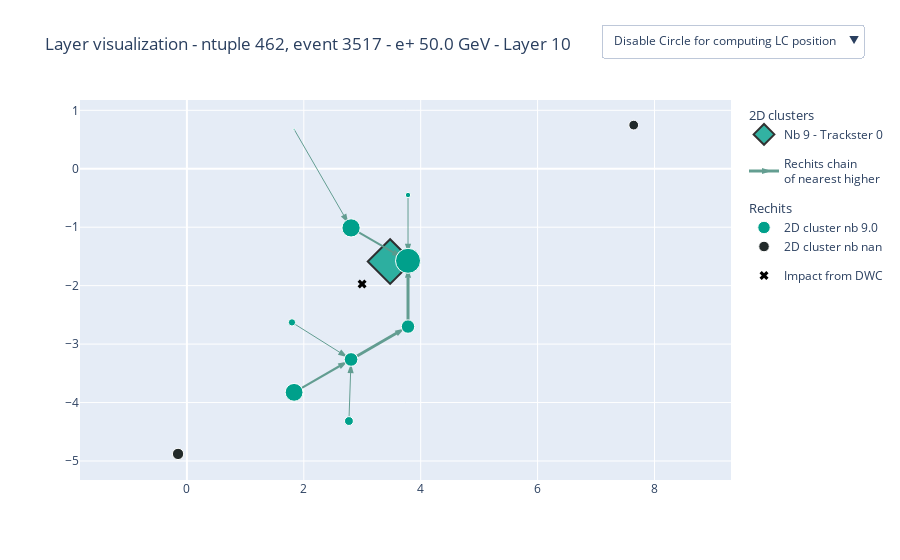

The cell this chart's notebook holds for it:
### Code cell
makePlotLayer(disp.currentEvent, 10)

### Figure 1 — Plotly figure (JSON) as saved in the notebook; plotly's stock layout.template omitted (floating-point values rounded to 4 significant figures)
{"data": [{"customdata": [[0.3772, 2.337, 0.4477, "Follower"]], "hovertemplate": "2D cluster : %{customdata[3]}<br>Energy: %{customdata[0]:.2g} GeV<br>Rho: %{customdata[1]:.2g} GeV<br>Delta: %{customdata[2]:.2g} cm<br>Size: %{marker.size}", "legendgroup": "cluster2D", "legendgrouptitle": {"text": "2D clusters"}, "marker": {"color": "#00A08B", "line": {"color": "black", "width": 2}, "size": 34.43, "symbol": "diamond"}, "mode": "markers", "name": "Nb 9 - Trackster 0", "opacity": 0.8, "type": "scatter", "x": [3.477], "y": [-1.588]}, {"hoverinfo": "skip", "legendgroup": "rechits_chain", "line": {"width": 3.01}, "marker": {"angleref": "previous", "color": "#5c998c", "size": 10, "standoff": 7.5, "symbol": "arrow"}, "mode": "markers+lines", "name": "Rechits chain<br>of nearest higher", "opacity": 0.95, "showlegend": true, "type": "scatter", "x": [3.783, 3.783], "y": [-2.7, -1.575]}, {"hoverinfo": "skip", "legendgroup": "rechits_chain", "line": {"width": 1}, "marker": {"angleref": "previous", "color": "#5c998c", "size": 10, "standoff": 7.5, "symbol": "arrow"}, "mode": "markers+lines", "name": "Rechits chain<br>of nearest higher", "opacity": 0.95, "showlegend": false, "type": "scatter", "x": [3.783, 3.783], "y": [-0.4496, -1.575]}, {"hoverinfo": "skip", "legendgroup": "rechits_chain", "line": {"width": 2.812}, "marker": {"angleref": "previous", "color": "#5c998c", "size": 10, "standoff": 4.026, "symbol": "arrow"}, "mode": "markers+lines", "name": "Rechits chain<br>of nearest higher", "opacity": 0.95, "showlegend": false, "type": "scatter", "x": [2.809, 3.783], "y": [-3.263, -2.7]}, {"hoverinfo": "skip", "legendgroup": "rechits_chain", "line": {"width": 1.957}, "marker": {"angleref": "previous", "color": "#5c998c", "size": 10, "standoff": 7.5, "symbol": "arrow"}, "mode": "markers+lines", "name": "Rechits chain<br>of nearest higher", "opacity": 0.95, "showlegend": false, "type": "scatter", "x": [2.809, 3.783], "y": [-1.012, -1.575]}, {"hoverinfo": "skip", "legendgroup": "rechits_chain", "line": {"width": 2.154}, "marker": {"angleref": "previous", "color": "#5c998c", "size": 10, "standoff": 4.092, "symbol": "arrow"}, "mode": "markers+lines", "name": "Rechits chain<br>of nearest higher", "opacity": 0.95, "showlegend": false, "type": "scatter", "x": [1.834, 2.809], "y": [-3.825, -3.263]}, {"hoverinfo": "skip", "legendgroup": "rechits_chain", "line": {"width": 1}, "marker": {"angleref": "previous", "color": "#5c998c", "size": 10, "standoff": 5.474, "symbol": "arrow"}, "mode": "markers+lines", "name": "Rechits chain<br>of nearest higher", "opacity": 0.95, "showlegend": false, "type": "scatter", "x": [1.834, 2.809], "y": [0.6754, -1.012]}, {"hoverinfo": "skip", "legendgroup": "rechits_chain", "line": {"width": 1}, "marker": {"angleref": "previous", "color": "#5c998c", "size": 10, "standoff": 4.092, "symbol": "arrow"}, "mode": "markers+lines", "name": "Rechits chain<br>of nearest higher", "opacity": 0.95, "showlegend": false, "type": "scatter", "x": [1.798, 2.809], "y": [-2.629, -3.263]}, {"hoverinfo": "skip", "legendgroup": "rechits_chain", "line": {"width": 1}, "marker": {"angleref": "previous", "color": "#5c998c", "size": 10, "standoff": 4.092, "symbol": "arrow"}, "mode": "markers+lines", "name": "Rechits chain<br>of nearest higher", "opacity": 0.95, "showlegend": false, "type": "scatter", "x": [2.772, 2.809], "y": [-4.316, -3.263]}, {"customdata": [["0.036475454", "0.113467254", "1.1252532", "Follower"], ["0.01631934", "0.10428044", "1.1252441", "Follower"], ["0.11669415", "0.17270556", "3.4028235e+38", "Seed"], ["0.03728946", "0.10530902", "1.1252294", "Follower"], ["0.059228048", "0.12573479", "1.125173", "Follower"], ["0.05673036", "0.09679174", "1.1252418", "Follower"], ["0.011587201", "0.011587201", "1.9488729", "Follower"], ["0.019716583", "0.06672649", "1.1933961", "Follower"], ["0.023116717", "0.07012662", "1.0543356", "Follower"]], "hovertemplate": "Rechit : %{customdata[3]}<br>Energy: %{customdata[0]:.2g} GeV<br>Rho: %{customdata[1]:.2g} GeV<br>Delta: %{customdata[2]:.2g} cm", "legendgroup": "rechits", "legendgrouptitle": {"text": "Rechits"}, "marker": {"color": "#00A08B", "opacity": 1, "size": [13.42, 5.41, 25, 13.64, 18.25, 17.82, 2.0, 7.293, 8.878], "symbol": "circle"}, "mode": "markers", "name": "2D cluster nb 9.0", "type": "scatter", "x": [3.783, 3.783, 3.783, 2.809, 2.809, 1.834, 1.834, 1.798, 2.772], "y": [-2.7, -0.4496, -1.575, -3.263, -1.012, -3.825, 0.6754, -2.629, -4.316]}, {"customdata": [["0.029496484", "0.029496484", "2.2478552", "Masked cluster seed"], ["0.0252492", "0.0252492", "3.4028235e+38", "Masked cluster seed"]], "hovertemplate": "Rechit : %{customdata[3]}<br>Energy: %{customdata[0]:.2g} GeV<br>Rho: %{customdata[1]:.2g} GeV<br>Delta: %{customdata[2]:.2g} cm", "legendgroup": "rechits", "legendgrouptitle": {"text": "Rechits"}, "marker": {"color": "#222A2A", "opacity": 1, "size": [11.3, 9.756], "symbol": "circle"}, "mode": "markers", "name": "2D cluster nb nan", "type": "scatter", "x": [-0.1514, 7.644], "y": [-4.879, 0.7468]}, {"hoverinfo": "skip", "marker": {"color": "black", "size": 8, "symbol": "x"}, "mode": "markers", "name": "Impact from DWC", "type": "scatter", "x": [2.997], "y": [-1.973]}], "layout": {"autosize": true, "title": {"text": "Layer visualization - ntuple 462, event 3517 - e+ 50.0 GeV - Layer 10"}, "uirevision": 1, "updatemenus": [{"active": 1, "buttons": [{"args": ["shapes", [{"type": "circle", "x0": 2.483, "x1": 5.083, "xref": "x", "y0": -2.875, "y1": -0.2749, "yref": "y"}]], "label": "Enable Circle for computing LC position", "method": "relayout"}, {"args": ["shapes", []], "label": "Disable Circle for computing LC position", "method": "relayout"}], "x": 0.8, "xanchor": "left", "y": 1.2, "yanchor": "top"}], "yaxis": {"scaleanchor": "x", "scaleratio": 1}}}
